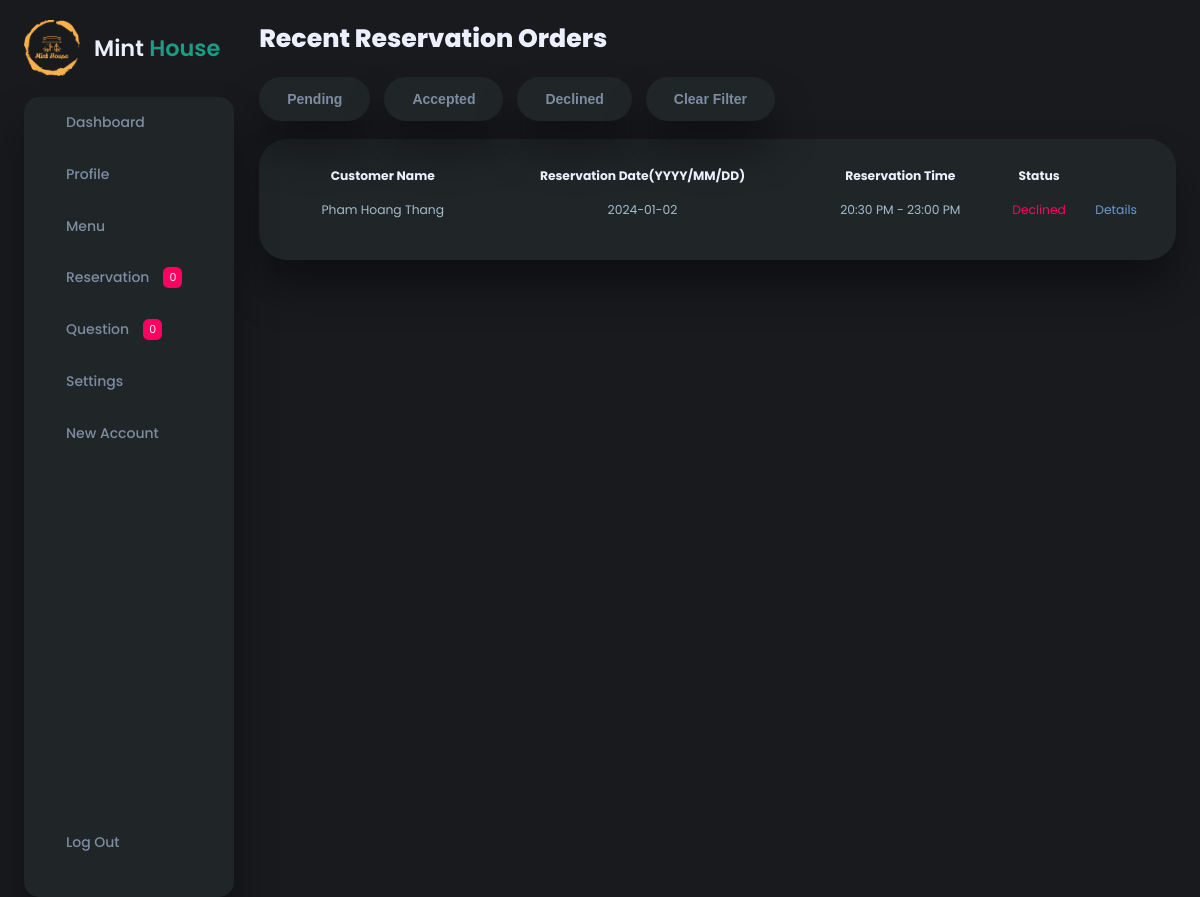
Page /admin/reservation.php (signed in) on the committed database.
### tables this page shows
CREATE TABLE `table_reservation_order` (
  `OrderID` int(11) NOT NULL,
  `FullName` varchar(100) NOT NULL,
  `Email` varchar(100) NOT NULL,
  `Phone` varchar(20) NOT NULL,
  `NumOfPeople` int(1) NOT NULL,
  `Date` varchar(10) NOT NULL,
  `Time` int(1) NOT NULL,
  `SpecialRequest` text DEFAULT NULL,
  `Status` varchar(10) NOT NULL
);

### admin/reservation.php (called while the page is built, shortened)
<?php
include("part/header.php");
include("part/reservation/order-list.php");

### admin/part/reservation/order-list.php (the view, shortened to what this page needs)
<div class="recent-orders">
    <table>
        <thead>
            <tr>
                <th>Customer Name</th>
                <th>Reservation Date(YYYY/MM/DD)</th>
                <th>Reservation Time</th>
                <th>Status</th>
            </tr>
        </thead>
        <tbody>
            <?php
            include("../php/config.php");
            $result = mysqli_query($con, "Select * from table_reservation_order order by OrderID desc;");
            $item_list = [];
            while ($row = mysqli_fetch_assoc($result)) {
                $item_list[] = $row;
            }
            foreach ($item_list as $item) {
            ?>
                <tr class="order <?php echo $item['Status'] ?>">
                    <td><?php echo $item['FullName'] ?></td>
                    <td><?php echo $item['Date'] ?></td>
                    <td>
                        <?php
                        $time = $item['Time'];
                        switch ($time) {
                            case 5:
                                echo "20:30 PM - 23:00 PM";
                                break;
                        }
                        ?>
                    </td>
                    <?php
                    $status = $item['Status'];
                    $id = $item['OrderID'];
                    switch ($status) {
                        case 'declined':
                            echo "<td class='danger'>Declined</td>";
                            break;
                    }
                    ?>
                    <td class="primary"><a href=<?php echo "../admin/view-reservation.php?ID=$id" ?>>Details</a></td>
                </tr>
            <?php } ?>
        </tbody>
    </table>
</div>

### admin/css/style.css (style rules this page uses)
:root { --color-primary: #6C9BCF; --color-danger: #FF0060; --color-success: #1B9C85; --color-warning: #F7D060; --color-white: #202528; --color-info-dark: #7d8da1; --color-dark: #edeffd; --color-light: rgba(0, 0, 0, 0.4); --color-dark-variant: #a3bdcc; --color-background: #181a1e; --card-border-radius: 2rem; --border-radius-1: 0.4rem; --border-radius-2: 1.2rem; --card-padding: 1.8rem; --padding-1: 1.2rem; --box-shadow: 0 2rem 3rem var(--color-light); --main-color: linear-gradient(45deg, #127c64, #08ea6ab9); }
* { margin: 0; padding: 0; outline: 0; appearance: 0; border: 0; text-decoration: none; box-sizing: border-box; }
html { font-size: 14px; }
body { width: 100vw; height: 100vh; font-family: 'Poppins', sans-serif; font-size: 0.88rem; item-select: none; overflow-x: hidden; color: var(--color-dark); background-color: var(--color-background); }
a { color: var(--color-dark); }
h1 { font-weight: 800; font-size: 1.8rem; }
.primary { color: var(--color-primary); }
.danger { color: var(--color-danger); }
main .recent-orders { margin-top: 1.3rem; }
main .recent-orders table { background-color: var(--color-white); width: 100%; padding: var(--card-padding); text-align: center; box-shadow: var(--box-shadow); border-radius: var(--card-border-radius); transition: .5s; }
main table tbody tr td { height: 2.8rem; border-bottom: 1px solid var(--color-light); color: var(--color-dark-variant); }
main table tbody tr:last-child td { border: none; }
main .recent-orders a { text-align: center; display: block; margin: 1rem auto; color: var(--color-primary); }
main .menu-control { margin-top: 1.4rem; display: flex; justify-content: space-between; align-items: center; }
main .menu-control .menu-filter { display: flex; justify-content: center; align-items: center; gap: 1rem; }
main .menu-control .menu-filter button, main .menu-control .menu-manage a { background-color: var(--color-white); color: var(--color-info-dark); padding: 1rem 2rem; font-size: 1rem; font-weight: 600; border-radius: var(--card-border-radius); cursor: pointer; box-shadow: var(--box-shadow); transition: .5s; }

### rows in the picture
table_reservation_order: FullName "Pham Hoang Thang", Date "2024-01-02", Time "20:30 PM - 23:00 PM", Status "Declined"

### other values in the picture
$number['OrderNum'] "0"
$number['QuestionNum'] "0"
